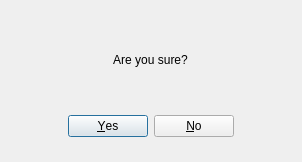
<?xml version="1.0" encoding="UTF-8"?>
<ui version="4.0">
 <class>Dialog</class>
 <widget class="QDialog" name="Dialog">
  <property name="geometry">
   <rect>
    <x>0</x>
    <y>0</y>
    <width>302</width>
    <height>162</height>
   </rect>
  </property>
  <property name="windowTitle">
   <string>Dialog</string>
  </property>
  <property name="layoutDirection">
   <enum>Qt::LeftToRight</enum>
  </property>
  <widget class="QDialogButtonBox" name="buttonBox_Confirmation">
   <property name="geometry">
    <rect>
     <x>50</x>
     <y>110</y>
     <width>201</width>
     <height>32</height>
    </rect>
   </property>
   <property name="layoutDirection">
    <enum>Qt::LeftToRight</enum>
   </property>
   <property name="orientation">
    <enum>Qt::Horizontal</enum>
   </property>
   <property name="standardButtons">
    <set>QDialogButtonBox::No|QDialogButtonBox::Yes</set>
   </property>
   <property name="centerButtons">
    <bool>true</bool>
   </property>
  </widget>
  <widget class="QLabel" name="label_Confirmatyion">
   <property name="geometry">
    <rect>
     <x>30</x>
     <y>50</y>
     <width>241</width>
     <height>20</height>
    </rect>
   </property>
   <property name="text">
    <string>Are you sure?</string>
   </property>
   <property name="alignment">
    <set>Qt::AlignCenter</set>
   </property>
  </widget>
 </widget>
 <resources/>
 <connections>
  <connection>
   <sender>buttonBox_Confirmation</sender>
   <signal>accepted()</signal>
   <receiver>Dialog</receiver>
   <slot>accept()</slot>
   <hints>
    <hint type="sourcelabel">
     <x>248</x>
     <y>254</y>
    </hint>
    <hint type="destinationlabel">
     <x>157</x>
     <y>274</y>
    </hint>
   </hints>
  </connection>
  <connection>
   <sender>buttonBox_Confirmation</sender>
   <signal>rejected()</signal>
   <receiver>Dialog</receiver>
   <slot>reject()</slot>
   <hints>
    <hint type="sourcelabel">
     <x>316</x>
     <y>260</y>
    </hint>
    <hint type="destinationlabel">
     <x>286</x>
     <y>274</y>
    </hint>
   </hints>
  </connection>
 </connections>
</ui>
